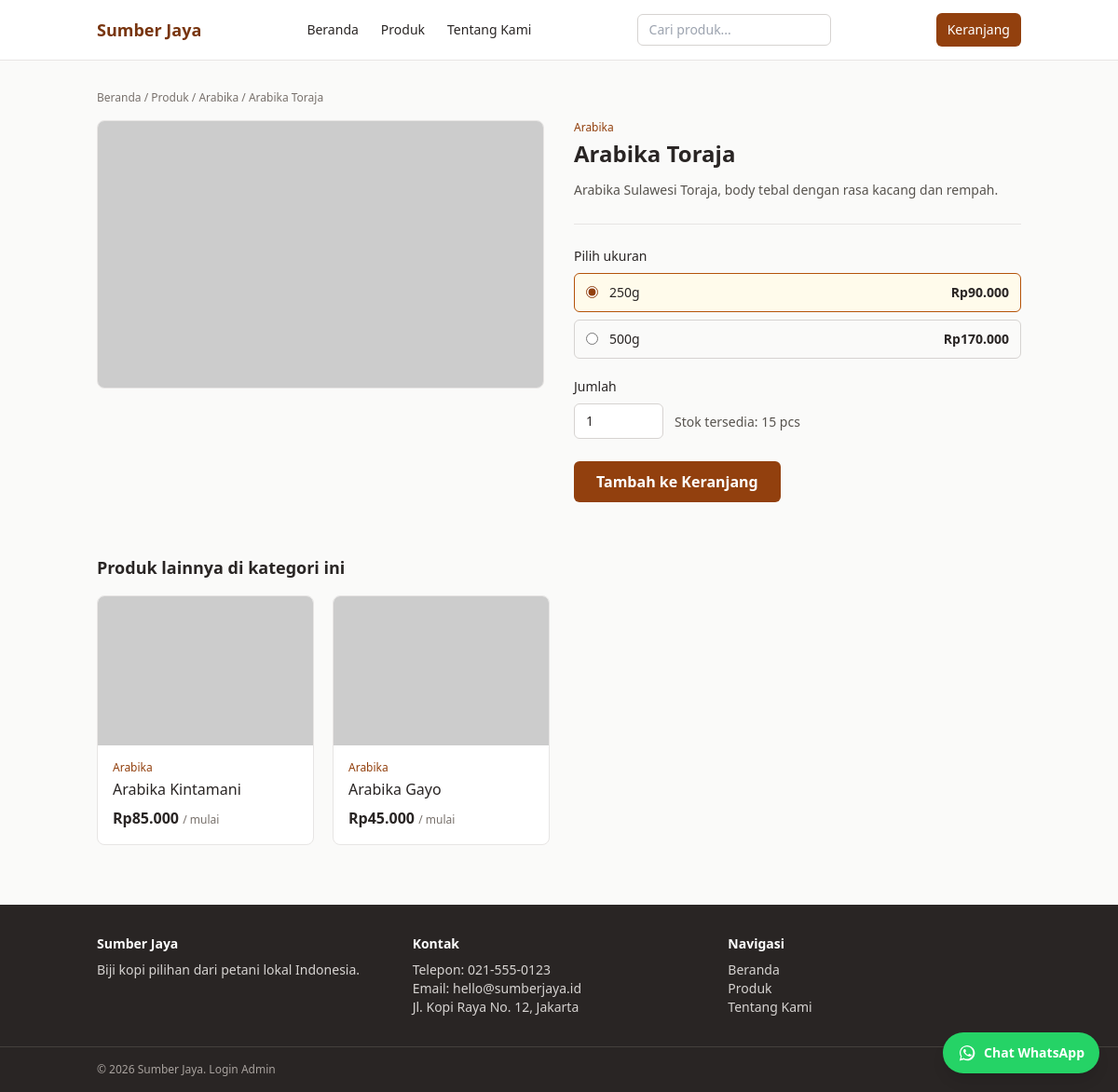
Screenshot of /products/detail/3 with the database file from the repository.
### tables this page shows
CREATE TABLE IF NOT EXISTS `settings` (
  `id`              TINYINT UNSIGNED NOT NULL DEFAULT 1,
  `store_name`      VARCHAR(100) NOT NULL DEFAULT 'Sumber Jaya',
  `whatsapp_number` VARCHAR(30) NOT NULL DEFAULT '6281234567890',  
  `phone`           VARCHAR(30) NULL DEFAULT NULL,
  `address`         VARCHAR(255) NULL DEFAULT NULL,
  `email`           VARCHAR(100) NULL DEFAULT NULL,
  `about_text`      TEXT NULL,
  PRIMARY KEY (`id`)
);

CREATE TABLE IF NOT EXISTS `products` (
  `id`          INT UNSIGNED NOT NULL AUTO_INCREMENT,
  `category_id` INT UNSIGNED NOT NULL,
  `name`        VARCHAR(150) NOT NULL,
  `slug`        VARCHAR(170) NOT NULL,
  `description` TEXT NULL,
  `image_url`   VARCHAR(500) NULL DEFAULT NULL,
  `is_active`   TINYINT(1) NOT NULL DEFAULT 1,
  `created_at`  DATETIME NULL DEFAULT NULL,
  `updated_at`  DATETIME NULL DEFAULT NULL,
  PRIMARY KEY (`id`),
  UNIQUE KEY `uq_products_slug` (`slug`),
  KEY `idx_products_category` (`category_id`),
  CONSTRAINT `fk_products_category`
    FOREIGN KEY (`category_id`) REFERENCES `categories` (`id`)
    ON DELETE CASCADE ON UPDATE CASCADE
);

CREATE TABLE IF NOT EXISTS `categories` (
  `id`          INT UNSIGNED NOT NULL AUTO_INCREMENT,
  `name`        VARCHAR(100) NOT NULL,
  `slug`        VARCHAR(120) NOT NULL,
  `description` VARCHAR(255) NULL DEFAULT NULL,
  `created_at`  DATETIME NULL DEFAULT NULL,
  PRIMARY KEY (`id`),
  UNIQUE KEY `uq_categories_slug` (`slug`)
);

CREATE TABLE IF NOT EXISTS `product_variants` (
  `id`         INT UNSIGNED NOT NULL AUTO_INCREMENT,
  `product_id` INT UNSIGNED NOT NULL,
  `label`      VARCHAR(50) NOT NULL,
  `price`      INT UNSIGNED NOT NULL DEFAULT 0,
  `stock`      INT NOT NULL DEFAULT 0,
  PRIMARY KEY (`id`),
  KEY `idx_variants_product` (`product_id`),
  CONSTRAINT `fk_variants_product`
    FOREIGN KEY (`product_id`) REFERENCES `products` (`id`)
    ON DELETE CASCADE ON UPDATE CASCADE
);

### application/core/MY_Controller.php (called while the page is built, shortened)
<?php
class MY_Controller extends CI_Controller {
	public function __construct()
	{
		$this->storeData = $this->Setting_model->getRow();
	}
}
class Public_Controller extends MY_Controller {
	public function __construct()
	{
		parent::__construct();
		$this->load->model(array('Category_model', 'Product_model', 'PageView_model'));
		$this->load->library('cart_lib');
	}
	protected function render($view, $data = array())
	{
		$data = array_merge(array(
			'store'          => $this->storeData,
			'navCategories'  => $this->Category_model->getAll(),
			'cartCount'      => $this->cart_lib->count(),
			'pageTitle'      => '',
		), $data);
		$this->load->view('layout/header', $data);
		$this->load->view($view, $data);
		$this->load->view('layout/footer', $data);
	}
}

### application/controllers/Products.php (called while the page is built, shortened)
<?php
class Products extends Public_Controller {
	public function detail($id = 0)
	{
		$product = $this->Product_model->getDetail((int) $id);
		$data = array(
			'pageTitle' => $product['name'],
			'product'   => $product,
			'related'   => $this->Product_model->getRelated($product['id'], $product['category_id']),
			'maxQty'    => 20,
		);
		$this->render('products/detail', $data);
	}
}

### index.php (called while the page is built, shortened)
<?php
require_once BASEPATH.'core/CodeIgniter.php';

### application/models/Setting_model.php (called while the page is built, shortened)
<?php
class Setting_model extends CI_Model {
	public function getRow()
	{
		$row = $this->db->where('id', 1)->get('settings')->row_array();
		if ($row)
		{
			return $row;
		}
		return array(
			'store_name'      => 'Sumber Jaya',
			'whatsapp_number' => '',
			'phone'           => '',
			'address'         => '',
			'email'           => '',
			'about_text'      => '',
		);
	}
}

### application/helpers/app_helper.php (called while the page is built, shortened)
<?php
	if ( ! function_exists('esc'))
{
	function esc($value, $context = 'html')
	{
		$value = html_escape($value);
		if ($context === 'attr')
		{
			$value = str_replace("'", '&#39;', $value);
		}
		return $value;
	}
}
if ( ! function_exists('rupiah'))
{
	function rupiah($number)
	{
		return 'Rp'.number_format((int) $number, 0, ',', '.');
	}
}
if ( ! function_exists('img_src'))
{
	function img_src($value)
	{
		$value = trim((string) $value);
		if ($value === '' OR preg_match('#^https?://#i', $value))
		{
			return $value;
		}
		return str_replace(' ', '%20', base_url($value));
	}
}

### application/models/Product_model.php (called while the page is built, shortened)
<?php
class Product_model extends CI_Model {
	public function getDetail($id)
	{
		$product = $this->db
			->select('products.*, categories.name AS category_name, categories.slug AS category_slug', FALSE)
			->join('categories', 'categories.id = products.category_id', 'left')
			->where('products.id', (int) $id)
			->get('products')
			->row_array();
		$product['variants'] = $this->getVariants($product['id']);
		return $product;
	}
	public function getVariants($productId)
	{
		return $this->db
			->where('product_id', (int) $productId)
			->order_by('price', 'ASC')
			->get('product_variants')
			->result_array();
	}
	public function getRelated($productId, $categoryId, $limit = 4)
	{
		return $this->db
			->select('products.*, categories.name AS category_name, MIN(product_variants.price) AS min_price, SUM(product_variants.stock) AS total_stock', FALSE)
			->join('categories', 'categories.id = products.category_id', 'left')
			->join('product_variants', 'product_variants.product_id = products.id', 'left')
			->where('products.is_active', 1)
			->where('products.category_id', (int) $categoryId)
			->where('products.id !=', (int) $productId)
			->group_by('products.id')
			->order_by('products.id', 'DESC')
			->limit((int) $limit)
			->get('products')
			->result_array();
	}
}

### application/views/products/detail.php (the view, shortened to what this page needs)
<nav class="text-xs text-stone-500 mb-4">
	<a href="<?= site_url() ?>" class="hover:underline">Beranda</a> /
	<a href="<?= site_url('products') ?>" class="hover:underline">Produk</a> /
	<a href="<?= site_url('products?kategori='.$product['category_slug']) ?>" class="hover:underline"><?= esc((string) $product['category_name']) ?></a> /
	<span><?= esc($product['name']) ?></span>
</nav>
<div class="grid gap-8 md:grid-cols-2">
	<div>
		<?php if ( ! empty($product['image_url'])): ?>
			<img src="<?= esc(img_src($product['image_url'])) ?>" alt="<?= esc($product['name']) ?>"
			     class="w-full h-72 object-cover rounded-lg bg-stone-100 border border-stone-200">
		<?php else: ?>
			<div class="w-full h-72 rounded-lg bg-stone-100 border border-stone-200 flex items-center justify-center text-stone-400">
				Tanpa gambar
			</div>
		<?php endif; ?>
	</div>
	<div>
		<p class="text-xs text-amber-800 mb-1"><?= esc((string) $product['category_name']) ?></p>
		<h1 class="text-2xl font-bold mb-3"><?= esc($product['name']) ?></h1>
		<?php if ( ! empty($product['description'])): ?>
			<p class="text-stone-600 text-sm leading-relaxed mb-6"><?= nl2br(esc($product['description'])) ?></p>
		<?php endif; ?>
		<?php if ( ! $product['variants']): ?>
			<div class="rounded-md bg-amber-50 border border-amber-200 text-amber-900 px-4 py-3 text-sm">
				Varian produk ini belum tersedia. Silakan cek kembali nanti.
			</div>
		<?php else: ?>
			<?php $hasStock = FALSE; ?>
			<?php foreach ($product['variants'] as $variant): ?>
				<?php if ((int) $variant['stock'] > 0) { $hasStock = TRUE; break; } ?>
			<?php endforeach; ?>
			<form action="<?= site_url('cart/add') ?>" method="post" id="addToCartForm" class="border-t border-stone-200 pt-6">
				<p class="text-sm font-medium mb-2">Pilih ukuran</p>
				<div class="space-y-2 mb-5">
					<?php foreach ($product['variants'] as $index => $variant): ?>
						<?php $inStock = (int) $variant['stock'] > 0; ?>
						<label class="flex items-center justify-between gap-3 border rounded-md px-3 py-2.5 text-sm cursor-pointer
							<?= $inStock ? 'border-stone-300 hover:border-amber-700 has-[:checked]:border-amber-700 has-[:checked]:bg-amber-50' : 'border-stone-200 bg-stone-100 text-stone-400 cursor-not-allowed' ?>">
							<span class="flex items-center gap-3">
								<input type="radio" name="variant_id" value="<?= (int) $variant['id'] ?>"
								       data-price="<?= (int) $variant['price'] ?>"
								       data-stock="<?= (int) $variant['stock'] ?>"
								       data-label="<?= esc($variant['label'], 'attr') ?>"
								       <?= ( ! $inStock) ? 'disabled' : '' ?>
								       <?= ($inStock AND $index === 0) ? 'checked' : '' ?>
								       class="accent-amber-800">
								<span class="font-medium"><?= esc($variant['label']) ?></span>
							</span>
							<span class="font-semibold"><?= rupiah($variant['price']) ?></span>
						</label>
					<?php endforeach; ?>
				</div>
				<div class="flex items-end gap-3 mb-6">
					<div>
						<label for="qty" class="block text-sm font-medium mb-2">Jumlah</label>
						<input type="number" name="qty" id="qty" value="1" min="1" max="<?= (int) $maxQty ?>"
						       class="w-24 border border-stone-300 rounded-md px-3 py-2 text-sm">
					</div>
					<div class="pb-2 text-sm text-stone-600">
						Stok tersedia: <span id="stockInfo">-</span>
					</div>
				</div>
				<button type="submit" <?= $hasStock ? '' : 'disabled' ?>
				        class="w-full sm:w-auto px-6 py-2.5 rounded-md font-semibold <?= $hasStock ? 'bg-amber-800 text-white hover:bg-amber-900' : 'bg-stone-300 text-stone-500 cursor-not-allowed' ?>">
					<?= $hasStock ? 'Tambah ke Keranjang' : 'Stok Habis' ?>
				</button>
			</form>
		<?php endif; ?>
	</div>
</div>
<?php if ($related): ?>
	<section class="mt-14">
		<h2 class="text-lg font-semibold mb-4">Produk lainnya di kategori ini</h2>
		<div class="grid grid-cols-1 sm:grid-cols-2 lg:grid-cols-4 gap-5">
			<?php foreach ($related as $item): ?>
				<?php $this->load->view('products/_card', array('product' => $item)); ?>
			<?php endforeach; ?>
		</div>
	</section>
<?php endif; ?>

### application/views/layout/header.php (shortened to what this page needs)
<!DOCTYPE html>
<html lang="id">
<head>
	<script src="https://cdn.tailwindcss.com"></script>
</head>
<body class="bg-stone-50 text-stone-800 flex flex-col min-h-screen">
<header class="bg-white border-b border-stone-200 sticky top-0 z-10">
	<div class="max-w-5xl mx-auto px-4">
		<div class="flex items-center justify-between h-16 gap-4">
			<a href="<?= site_url() ?>" class="font-bold text-lg text-amber-900"><?= esc($store['store_name']) ?></a>
			<nav class="hidden sm:flex items-center gap-6 text-sm">
				<a href="<?= site_url() ?>" class="hover:text-amber-700">Beranda</a>
				<a href="<?= site_url('products') ?>" class="hover:text-amber-700">Produk</a>
				<a href="<?= site_url('about') ?>" class="hover:text-amber-700">Tentang Kami</a>
			</nav>
			<form action="<?= site_url('products') ?>" method="get" class="hidden md:block">
				<input type="search" name="q" maxlength="100" placeholder="Cari produk..."
				       value="<?= esc((string) $this->input->get('q', TRUE), 'attr') ?>"
				       class="w-36 lg:w-52 border border-stone-300 rounded-md px-3 py-1.5 text-sm">
			</form>
			<a href="<?= site_url('cart') ?>" class="relative inline-flex items-center gap-2 text-sm px-3 py-2 rounded-md bg-amber-800 text-white hover:bg-amber-900">
				Keranjang
			</a>
		</div>
	</div>
</header>
<main class="flex-1 max-w-5xl w-full mx-auto px-4 py-8">

### application/views/products/_card.php (shortened to what this page needs)
<a href="<?= site_url('products/detail/'.$product['id']) ?>"
   class="bg-white border border-stone-200 rounded-lg overflow-hidden hover:border-amber-700 hover:shadow-sm flex flex-col">
	<?php if ( ! empty($product['image_url'])): ?>
		<img src="<?= esc(img_src($product['image_url'])) ?>" alt="<?= esc($product['name']) ?>" class="w-full h-40 object-cover bg-stone-100" loading="lazy">
	<?php else: ?>
		<div class="w-full h-40 bg-stone-100 flex items-center justify-center text-stone-400 text-sm">Tanpa gambar</div>
	<?php endif; ?>
	<div class="p-4 flex flex-col flex-1">
		<p class="text-xs text-amber-800 mb-1"><?= esc((string) $product['category_name']) ?></p>
		<p class="font-medium leading-snug mb-2"><?= esc($product['name']) ?></p>
		<div class="mt-auto flex items-center justify-between">
			<p class="font-semibold">
				<?php if ($product['min_price'] !== NULL): ?>
					<?= rupiah($product['min_price']) ?>
					<span class="text-xs font-normal text-stone-500">/ mulai</span>
				<?php else: ?>
					<span class="text-sm text-stone-500">Harga belum diisi</span>
				<?php endif; ?>
			</p>
		</div>
	</div>
</a>

### application/views/layout/footer.php (shortened to what this page needs)
</main>
<footer class="bg-stone-800 text-stone-300 text-sm mt-8">
	<div class="max-w-5xl mx-auto px-4 py-8 grid gap-6 sm:grid-cols-3">
		<div>
			<p class="font-semibold text-white mb-2"><?= esc($store['store_name']) ?></p>
			<p>Biji kopi pilihan dari petani lokal Indonesia.</p>
		</div>
		<div>
			<p class="font-semibold text-white mb-2">Kontak</p>
			<?php if ( ! empty($store['phone'])): ?>
				<p>Telepon: <?= esc($store['phone']) ?></p>
			<?php endif; ?>
			<?php if ( ! empty($store['email'])): ?>
				<p>Email: <?= esc($store['email']) ?></p>
			<?php endif; ?>
			<?php if ( ! empty($store['address'])): ?>
				<p><?= esc($store['address']) ?></p>
			<?php endif; ?>
		</div>
		<div>
			<p class="font-semibold text-white mb-2">Navigasi</p>
			<a href="<?= site_url() ?>" class="block hover:text-white">Beranda</a>
			<a href="<?= site_url('products') ?>" class="block hover:text-white">Produk</a>
			<a href="<?= site_url('about') ?>" class="block hover:text-white">Tentang Kami</a>
		</div>
	</div>
	<div class="border-t border-stone-700">
		<p class="max-w-5xl mx-auto px-4 py-4 text-xs text-stone-400">
			&copy; <?= date('Y') ?> <?= esc($store['store_name']) ?>.
			<a href="<?= site_url('admin/login') ?>" class="hover:text-stone-200">Login Admin</a>
		</p>
	</div>
</footer>
<?php if ( ! empty($store['whatsapp_number'])): ?>
<a href="https://wa.me/<?= esc($store['whatsapp_number'], 'attr') ?>?text=<?= rawurlencode('Halo '.$store['store_name'].', saya ingin bertanya tentang produk.') ?>"
   target="_blank" rel="noopener"
   class="fixed bottom-5 right-5 z-50 inline-flex items-center gap-2 bg-[#25D366] hover:bg-[#1ebe5b] text-white font-semibold text-sm px-4 py-3 rounded-full shadow-lg">
	<span class="hidden sm:inline">Chat WhatsApp</span>
</a>
<?php endif ?>
</body>
</html>

### rows the page displays
settings: store_name "Sumber Jaya", phone "021-555-0123", email "hello@sumberjaya.id", address "Jl. Kopi Raya No. 12, Jakarta"
products: category.name "Arabika", name "Arabika Toraja", description "Arabika Sulawesi Toraja, body tebal dengan rasa kacang dan rempah."
product_variants: stock "☑ 250g Rp90.000", label "250g", price "Rp90.000"
product_variants: stock "☐ 500g Rp170.000", label "500g", price "Rp170.000"
products: category.name "Arabika", name "Arabika Kintamani", min_price "Rp85.000"
products: category.name "Arabika", name "Arabika Gayo", min_price "Rp45.000"
